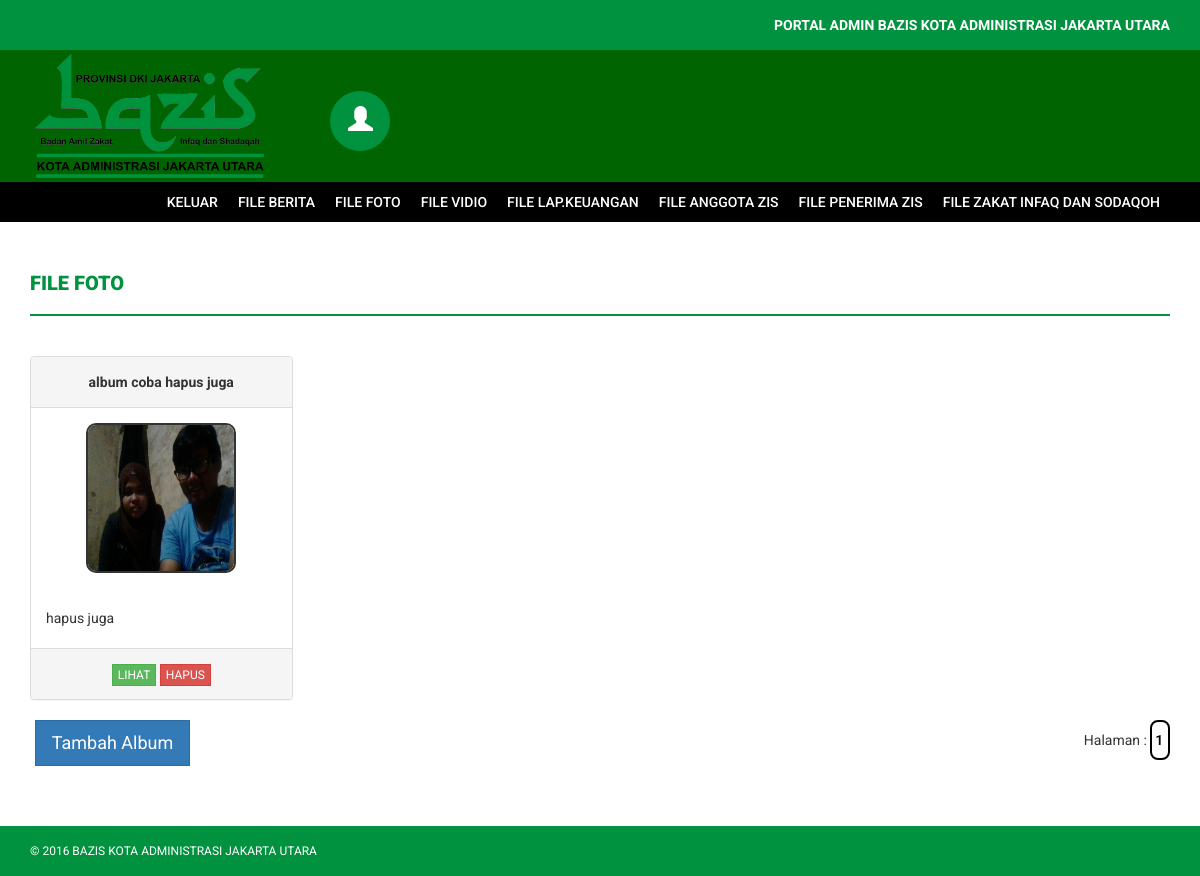
/portal_admin/?perihal=foto (signed in), run on the app's committed database.
### tables this page shows
CREATE TABLE `album_foto` (
  `id_album_foto` int(3) NOT NULL auto_increment,
  `sampul_album_foto` varchar(300) NOT NULL,
  `nama_album_foto` varchar(100) NOT NULL,
  `tanggal_album_foto` varchar(12) NOT NULL,
  `keterangan_album_foto` text NOT NULL,
  PRIMARY KEY  (`id_album_foto`)
);

### portal_admin/file_foto/tampil_daftar_album.php (the view, shortened to what this page needs)
<div class="row">
<?php
	$tampil="SELECT*FROM album_foto order by id_Album_foto desc";
	$cek=mysql_query($tampil) or die (mysql_error());
	$totalData = mysql_num_rows($cek);
	if($_GET['start']=='') $start = 0;
	else $start = $_GET['start'];
	$limit= 8;
	$tampil2=$tampil." LIMIT $start, $limit";
	$cek2=mysql_query($tampil2) or die (mysql_error());
	while ($data=mysql_fetch_array($cek2))
	{
		$hit_ket=strlen($data['keterangan_album_foto']);
		if($hit_ket >= 45)
			{	$ket=substr($data['keterangan_album_foto'],0,45)."...";	}
		else
			{	$ket=$data['keterangan_album_foto']; }
?>
	<div class="col-md-3 col-sm-3">
        <div class="panel panel-default">
            <div class="panel-heading">
				<div align="center"><strong><?php echo $data['nama_album_foto']; ?></strong></div>
			</div>
            <div class="panel-body">
			<div align="center"><img src="../album_foto/<?php echo $data['sampul_album_foto']; ?>" alt="" width="150" height="150" style="border: 2px solid; border-radius: 10px 10px 10px 10px"/></div>
			<br>
			<div align="justify"><?php echo $ket; ?></div>
			</div>
			<div class="panel-footer">
				<div align="center">
                    <a href="?perihal=album_foto&id_album=<?php echo $data['id_album_foto']; ?>" class="btn btn-success btn-xs">LIHAT</a>
					<a href="logik/logik_admin.php?perintah=hapus_album&id_album=<?php echo $data['id_album_foto']; ?>" class="btn btn-danger btn-xs">HAPUS</a>
				</div>
			</div>
        </div>
	</div>
<?php
	}
?>
</div>
<div class="row">
	<div class="col-md-2" align="center">
		<a href="?perihal=tambah_album" class="btn btn-primary btn-lg">Tambah Album</a>
	</div>
	<div class="col-md-10" align="right">
	Halaman :
	<?php
		$b=0;
		$jumlahPage = $totalData/$limit;
		for($a=0;$a<$jumlahPage;$a++)
		{
			?>
			<a href="?start=<?php echo $b;?>" class="button" style="padding: 0.2em;">
							<?php echo $a+1;?>
							</a>
							<?php
							$b=$b+8;
							}
							?>
	</div>
</div>

### portal_admin/assets/css/style.css (style rules this page uses)
body { font-family: 'Roboto', sans-serif; line-height: 30px; }
.btn { border-radius: 0px; -webkit-border-radius: 0px; -moz-border-radius: 0px; }
.button { -moz-transition: background-color 0.35s ease-in-out, color 0.35s ease-in-out, border-color 0.35s ease-in-out; -webkit-transition: background-color 0.35s ease-in-out, color 0.35s ease-in-out, border-color 0.35s ease-in-out; -ms-transition: background-color 0.35s ease-in-out, color 0.35s ease-in-out, border-color 0.35s ease-in-out; transition: background-color 0.35s ease-in-out, color 0.35s ease-in-out, border-color 0.35s ease-in-out; display: inline-block; background: none; border: 2px solid #000; border-radius: 8px; font-size: 0.85em; letter-spacing: 2px; padding: 0.85em 2.75em 0.85em 2.75em; color: #000 !important; text-transform: uppercase; text-decoration: none; font-size: 1em; font-weight: 600; text-align: center; }

### data on the page
album_foto: nama_album_foto "album coba hapus juga", sampul_album_foto (picture), keterangan_album_foto "hapus juga"
